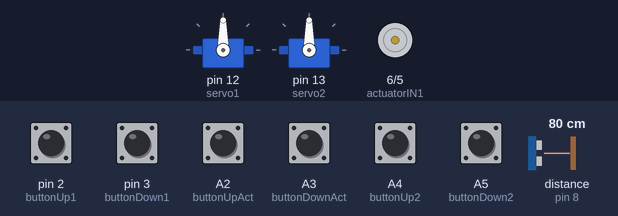
A sketch run on a simulated Arduino Uno, built with avr-gcc and run on an emulated ATmega328P. On the bench: 2 × servo, motor-driver pin pairs drawn as motors (green arrow = first pin HIGH = forward, orange = second pin HIGH = backward, longer = more drive, scaled by the enable pin). Wiring (inferred from the names in the program): ultrasonic range finder: trigger pin 7; echo pin 8. Inputs (shaded band) come from the test bench; at power-on: A2 (buttonUpAct), A3 (buttonDownAct), A4 (buttonUp2), A5 (buttonDown2), pin 2 (buttonUp1), pin 3 (buttonDown1) LOW, distance to the obstacle (sensor on pin 8) 80 cm. The echo pulse lasts 58.3 µs per cm; what the sketch prints to the serial monitor is not drawn.

Above: at 1.2 s.
1.3 s: pin 2 (buttonUp1) pulled HIGH for 1 s
At 3.3 s:
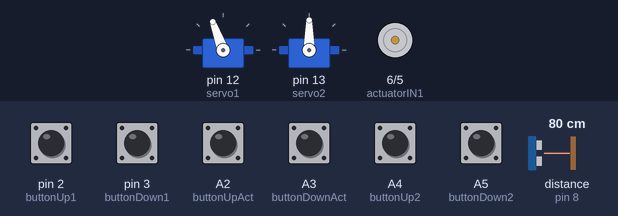
3.8 s: A4 (buttonUp2) pulled HIGH for 1 s
At 5.8 s:
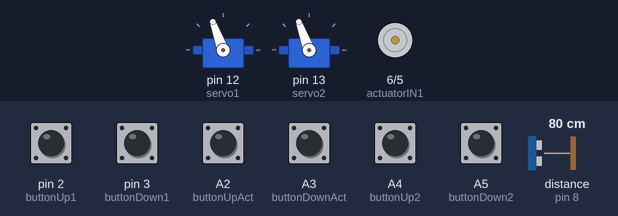
6.3 s: pin 3 (buttonDown1) pulled HIGH for 1 s
At 8.3 s:
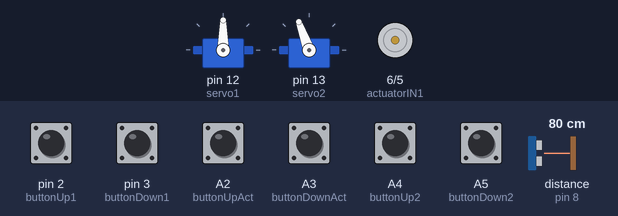
8.8 s: A2 (buttonUpAct) pulled HIGH for 0.15 s
At 9.07 s:
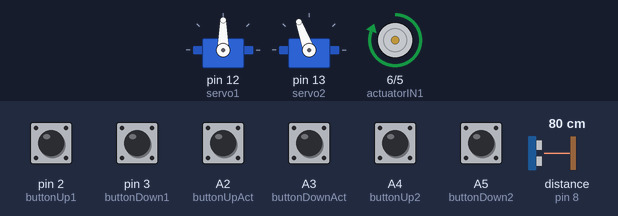
10.6 s: A3 (buttonDownAct) pulled HIGH for 0.15 s
At 10.95 s:
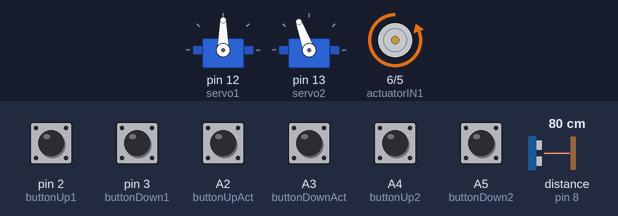
12.5 s: pin 3 (buttonDown1) pulled HIGH for 1 s
At 14.5 s:
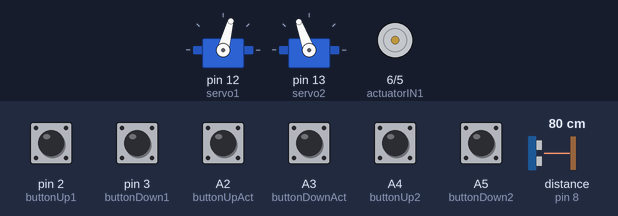
Timing chart, 0 to 16.0 s (numbered marks = the images above; inputs shaded):
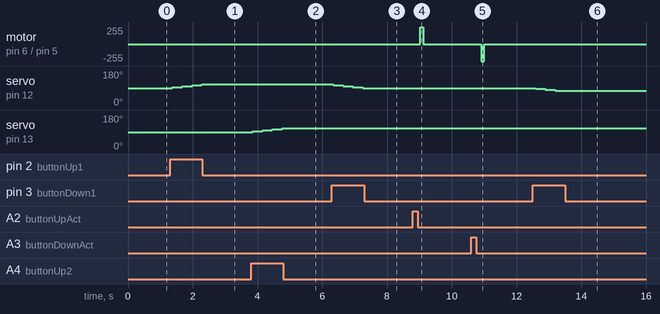

The sketch:

dynamic_board.ino
```cpp
#include <Servo.h>

Servo servo1;
Servo servo2;

// 물리 버튼 핀 정의
const int buttonUp1    = 2;
const int buttonDown1  = 3;
const int buttonUp2    = A4;
const int buttonDown2  = A5;
const int buttonUpAct  = A2;
const int buttonDownAct= A3;

// 액추에이터 모터드라이버 핀 (PWM 출력 가능)
const int actuatorIN1  = 6;
const int actuatorIN2  = 5;
const int actuatorEnable = 4;

// 초음파 센서 핀 (예: HC-SR04)
const int trigPin = 7;
const int echoPin = 8;

// 초기 서보 각도 및 초음파 센서 값
int servoAngle1 = 90;  // Monitor Up/Down (높이)
int servoAngle2 = 90;  // Monitor Front/Back (틸트)
uint8_t ultrasonicDistance = 0;  // 초음파 센서로 측정한 거리 (desk_height)

// 추가: 책상 높이를 저장 (절대값 명령 수신 시 업데이트)
int currentDeskHeight = 0;

void setup() {
  Serial.begin(115200);
  servo1.attach(12);
  servo2.attach(13);

  pinMode(buttonUp1, INPUT);
  pinMode(buttonDown1, INPUT);
  pinMode(buttonUp2, INPUT);
  pinMode(buttonDown2, INPUT);
  pinMode(buttonUpAct, INPUT);
  pinMode(buttonDownAct, INPUT);

  pinMode(actuatorIN1, OUTPUT);
  pinMode(actuatorIN2, OUTPUT);
  pinMode(actuatorEnable, OUTPUT);

  pinMode(trigPin, OUTPUT);
  pinMode(echoPin, INPUT);
}

void loop() {
  bool packetToSend = false;

  // 1. 시리얼 명령 처리 (desk_gui로부터)
  if (Serial.available() > 0) {
    uint8_t header = Serial.read();

    // 데스크 제어 (액추에이터, 상대 명령)
    if (header == 0xFD) {
      while (Serial.available() <= 0) { }
      uint8_t cmd = Serial.read();
      if (cmd == 1) {  // UP
        digitalWrite(actuatorIN1, HIGH);
        digitalWrite(actuatorIN2, LOW);
        digitalWrite(actuatorEnable, HIGH);
        delay(500);
      } else {         // DOWN
        digitalWrite(actuatorIN1, LOW);
        digitalWrite(actuatorIN2, HIGH);
        digitalWrite(actuatorEnable, HIGH);
        delay(500);
      }
      digitalWrite(actuatorIN1, LOW);
      digitalWrite(actuatorIN2, LOW);
      digitalWrite(actuatorEnable, LOW);
      packetToSend = true;
    }
    // 모니터 Front/Back (상대 명령)
    else if (header == 0xFC) {
      while (Serial.available() <= 0) { }
      uint8_t cmd = Serial.read();
      if (cmd == 1) {
        servoAngle2 += 5;
        if (servoAngle2 > 180) servoAngle2 = 180;
      } else {
        servoAngle2 -= 5;
        if (servoAngle2 < 0) servoAngle2 = 0;
      }
      servo2.write(servoAngle2);
      packetToSend = true;
    }
    // 모니터 Up/Down (상대 명령)
    else if (header == 0xFB) {
      while (Serial.available() <= 0) { }
      uint8_t cmd = Serial.read();
      if (cmd == 1) {
        servoAngle1 += 5;
        if (servoAngle1 > 180) servoAngle1 = 180;
      } else {
        servoAngle1 -= 5;
        if (servoAngle1 < 0) servoAngle1 = 0;
      }
      servo1.write(servoAngle1);
      packetToSend = true;
    }
    // 새 명령: 절대값으로 모니터 높이, 틸트, 책상 높이 설정 (헤더 0xFE)
    else if (header == 0xFE) {
      while (Serial.available() < 3) { }
      uint8_t abs_monitor_height = Serial.read();
      uint8_t abs_monitor_tilt   = Serial.read();
      uint8_t abs_desk_height    = Serial.read();

      servoAngle1 = abs_monitor_height;
      servoAngle2 = abs_monitor_tilt;
      currentDeskHeight = abs_desk_height;

      servo1.write(servoAngle1);
      servo2.write(servoAngle2);

      packetToSend = true;
      Serial.print("절대 명령 수신: monitor_height=");
      Serial.print(abs_monitor_height);
      Serial.print(", monitor_tilt=");
      Serial.print(abs_monitor_tilt);
      Serial.print(", desk_height=");
      Serial.println(abs_desk_height);
    }
  }

  // 2. 물리 버튼 처리
  if (!packetToSend) {
    bool angleChanged = false;
    if (digitalRead(buttonUp1) == HIGH) {
      servoAngle1 += 5;
      if (servoAngle1 > 180) servoAngle1 = 180;
      servo1.write(servoAngle1);
      angleChanged = true;
      delay(200);
    }
    if (digitalRead(buttonDown1) == HIGH) {
      servoAngle1 -= 5;
      if (servoAngle1 < 0) servoAngle1 = 0;
      servo1.write(servoAngle1);
      angleChanged = true;
      delay(200);
    }
    if (digitalRead(buttonUp2) == HIGH) {
      servoAngle2 += 5;
      if (servoAngle2 > 180) servoAngle2 = 180;
      servo2.write(servoAngle2);
      angleChanged = true;
      delay(200);
    }
    if (digitalRead(buttonDown2) == HIGH) {
      servoAngle2 -= 5;
      if (servoAngle2 < 0) servoAngle2 = 0;
      servo2.write(servoAngle2);
      angleChanged = true;
      delay(200);
    }

    uint8_t actuatorState = 0;
    if (digitalRead(buttonUpAct) == HIGH) {
      actuatorState = 1;
      delay(200);
    }
    if (digitalRead(buttonDownAct) == HIGH) {
      actuatorState = 2;
      delay(200);
    }
    if (actuatorState == 1) {
      digitalWrite(actuatorIN1, HIGH);
      digitalWrite(actuatorIN2, LOW);
      digitalWrite(actuatorEnable, HIGH);
    } else if (actuatorState == 2) {
      digitalWrite(actuatorIN1, LOW);
      digitalWrite(actuatorIN2, HIGH);
      digitalWrite(actuatorEnable, HIGH);
    } else {
      digitalWrite(actuatorIN1, LOW);
      digitalWrite(actuatorIN2, LOW);
      digitalWrite(actuatorEnable, LOW);
    }

    if (angleChanged || (actuatorState != 0)) {
      packetToSend = true;
    }
  }

  // 3. 초음파 센서를 이용해 desk_height 값을 업데이트 (HC-SR04)
  digitalWrite(trigPin, LOW);
  delayMicroseconds(2);
  digitalWrite(trigPin, HIGH);
  delayMicroseconds(10);
  digitalWrite(trigPin, LOW);
  unsigned long duration = pulseIn(echoPin, HIGH);
  // 거리(cm) = duration / 58 (대략적인 계산)
  ultrasonicDistance = duration / 58;

  // 4. 패킷 송신 (헤더 0xFF)
  if (packetToSend) {
    Serial.write(0xFF);
    Serial.write((uint8_t)servoAngle1);
    Serial.write((uint8_t)servoAngle2);
    Serial.write((uint8_t)ultrasonicDistance);  // 초음파 센서 측정값을 desk_height로 전송
  }

  delay(100);
}
```

Measured:
- after the input at 1.3 s, servo on pin 12 (servo1): 90° → 95° after 0.07 s, → 100° 0.31 s later, → 105° 0.31 s later, → 110° 0.31 s later
- after the input at 3.8 s, servo on pin 13 (servo2): 90° → 95° after 0.05 s, → 100° 0.31 s later, → 105° 0.31 s later, → 110° 0.31 s later
- after the input at 6.3 s, servo on pin 12 (servo1): 110° → 105° at once, → 100° 0.31 s later, → 95° 0.31 s later, → 90° 0.31 s later
- after the input at 8.8 s, motor on pin 6 (actuatorIN1) / pin 5 (actuatorIN2): stopped → forward 255/255 after 0.22 s, → stopped 0.11 s later
- after the input at 10.6 s, motor on pin 6 (actuatorIN1) / pin 5 (actuatorIN2): stopped → backward 255/255 after 0.30 s, → stopped 0.11 s later
- after the input at 12.5 s, servo on pin 12 (servo1): 90° → 85° after 0.09 s, → 80° 0.31 s later, → 75° 0.31 s later
